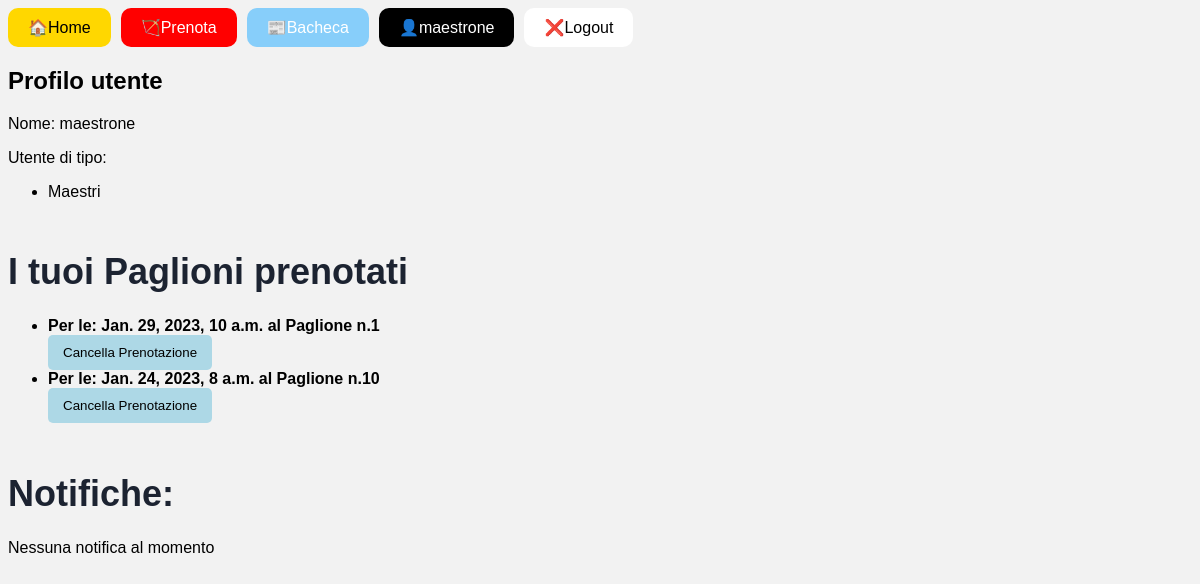
The page /accounts/profile/ (signed in) on the database as committed earlier.
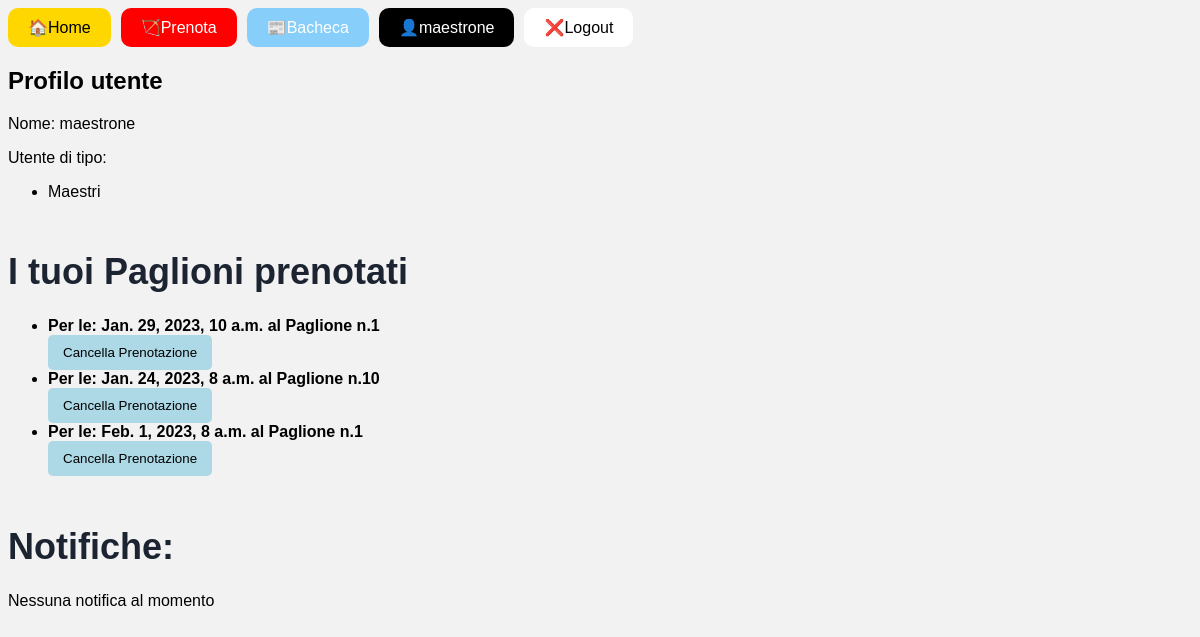
The same page on the database as committed later.
### prenotazioni/models.py (models this page shows, shortened)
class Prenotazione(models.Model):
    priorità = models.DateTimeField()
    ora_prenotata = models.DateTimeField()
    paglione = models.ForeignKey(
        Paglione, on_delete=models.CASCADE, related_name='prenotazioni')
    utente = models.ForeignKey(User, on_delete=models.PROTECT, blank=True,
                               null=True, default=None, related_name="prenotazioni")
    def primo_priorità(self):
        return Prenotazione.objects.filter(ora_prenotata=self.ora_prenotata, paglione=self.paglione).order_by('priorità').first() == self
    class Meta:
        verbose_name_plural = "Prenotazioni"

class Paglione(models.Model):
    attivo = models.BooleanField(default=True)
    class Meta:
        verbose_name_plural = "Paglioni"

### utenti/views.py (the view)
# urls.py: path('profile/', ProfileView.as_view(), name='profile'),
class ProfileView(LoginRequiredMixin, TemplateView):
    template_name = 'profile.html'
    def get_context_data(self, **kwargs):
        context = super().get_context_data(**kwargs)
        prenotazioni = Prenotazione.objects.filter(utente=self.request.user)
        context['prenotazioni'] = {
            prenotazione: prenotazione.primo_priorità() for prenotazione in prenotazioni}
        cancellazioni = Cancellazione.objects.filter(
            utente=self.request.user).order_by('ora_creazione')
        context['cancellazioni'] = cancellazioni
        return context

### utenti/templates/profile.html (shortened to what this page needs)
{% extends 'base.html' %}
{% block content %}
<h2>Profilo utente</h2>
<p>Nome: {{ user }} </p>
<p>Utente di tipo:
    <ul>
        {% for group in user.groups.all %}
            <li>{{ group.name }}</li>
        {% endfor %}
    </ul>
</p>
    <h1>I tuoi Paglioni prenotati</h1>
    {% if prenotazioni %}
        <ul>
            {% for prenotazione,primo in prenotazioni.items %}
                {% if primo %}
                    <li> <b> Per le: {{ prenotazione.ora_prenotata }}    al Paglione n.{{ prenotazione.paglione.id }} </b>
                        <form action="{% url 'cancella_prenotazione' prenotazione.id %}" method="post">
                            <input type="submit" value="Cancella Prenotazione">
                        </form>
                    </li>
                {% endif %}
            {% endfor %}
        </ul>
    {% else %}
        <p>Nessun paglione prenotato.</p>
    {% endif %}
    <h1>Notifiche:</h1>
    {% if cancellazioni %}
    <ul>
        {% for cancellazione in cancellazioni %}
            <li> {{ cancellazione.ora_creazione }} - <b> {{ cancellazione.messaggio }} </b>
                <form action="{% url 'segna_come_letto' cancellazione.id %}" method="post">
                    {% csrf_token %}
                    <input type="submit" value="Segna come letto">
                </form>
            </li>
        {% endfor %}
    </ul>
    {% else %}
        <p>Nessuna notifica al momento</p>
    {% endif %}
{% endblock %}

Rows that differ between the two databases and show on the page:
added Prenotazione: ora_prenotata "Feb. 1, 2023, 8 a.m.", paglione.id "1"
